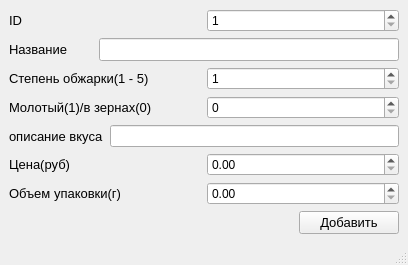
<?xml version="1.0" encoding="UTF-8"?>
<ui version="4.0">
 <class>MainWindow</class>
 <widget class="QMainWindow" name="MainWindow">
  <property name="geometry">
   <rect>
    <x>0</x>
    <y>0</y>
    <width>408</width>
    <height>257</height>
   </rect>
  </property>
  <property name="windowTitle">
   <string>MainWindow</string>
  </property>
  <widget class="QWidget" name="centralwidget">
   <layout class="QVBoxLayout" name="verticalLayout_2">
    <item>
     <layout class="QVBoxLayout" name="verticalLayout">
      <item>
       <layout class="QHBoxLayout" name="horizontalLayout_9">
        <item>
         <widget class="QLabel" name="label_6">
          <property name="font">
           <font>
            <pointsize>10</pointsize>
           </font>
          </property>
          <property name="text">
           <string>ID</string>
          </property>
         </widget>
        </item>
        <item>
         <widget class="QSpinBox" name="spinBox_4">
          <property name="minimum">
           <number>1</number>
          </property>
          <property name="maximum">
           <number>999999999</number>
          </property>
         </widget>
        </item>
       </layout>
      </item>
      <item>
       <layout class="QHBoxLayout" name="horizontalLayout">
        <item>
         <widget class="QLabel" name="label">
          <property name="font">
           <font>
            <pointsize>10</pointsize>
           </font>
          </property>
          <property name="text">
           <string>Название</string>
          </property>
         </widget>
        </item>
        <item>
         <widget class="QLineEdit" name="lineEdit">
          <property name="maximumSize">
           <size>
            <width>300</width>
            <height>16777215</height>
           </size>
          </property>
          <property name="font">
           <font>
            <pointsize>10</pointsize>
           </font>
          </property>
         </widget>
        </item>
       </layout>
      </item>
      <item>
       <layout class="QHBoxLayout" name="horizontalLayout_2">
        <item>
         <widget class="QLabel" name="label_2">
          <property name="font">
           <font>
            <pointsize>10</pointsize>
           </font>
          </property>
          <property name="text">
           <string>Степень обжарки(1 - 5)</string>
          </property>
         </widget>
        </item>
        <item>
         <widget class="QSpinBox" name="spinBox_2">
          <property name="minimum">
           <number>1</number>
          </property>
          <property name="maximum">
           <number>5</number>
          </property>
         </widget>
        </item>
       </layout>
      </item>
      <item>
       <layout class="QHBoxLayout" name="horizontalLayout_4">
        <item>
         <widget class="QLabel" name="label_4">
          <property name="font">
           <font>
            <pointsize>10</pointsize>
           </font>
          </property>
          <property name="text">
           <string>Молотый(1)/в зернах(0)</string>
          </property>
         </widget>
        </item>
        <item>
         <widget class="QSpinBox" name="spinBox_3">
          <property name="maximum">
           <number>1</number>
          </property>
         </widget>
        </item>
       </layout>
      </item>
      <item>
       <layout class="QHBoxLayout" name="horizontalLayout_3">
        <item>
         <widget class="QLabel" name="label_3">
          <property name="font">
           <font>
            <pointsize>10</pointsize>
           </font>
          </property>
          <property name="text">
           <string>описание вкуса</string>
          </property>
         </widget>
        </item>
        <item>
         <widget class="QLineEdit" name="lineEdit_2"/>
        </item>
       </layout>
      </item>
      <item>
       <layout class="QHBoxLayout" name="horizontalLayout_5">
        <item>
         <widget class="QLabel" name="label_7">
          <property name="font">
           <font>
            <pointsize>10</pointsize>
           </font>
          </property>
          <property name="text">
           <string>Цена(руб)</string>
          </property>
         </widget>
        </item>
        <item>
         <widget class="QDoubleSpinBox" name="doubleSpinBox_2">
          <property name="maximum">
           <double>99999.990000000005239</double>
          </property>
         </widget>
        </item>
       </layout>
      </item>
      <item>
       <layout class="QHBoxLayout" name="horizontalLayout_7">
        <item>
         <widget class="QLabel" name="label_8">
          <property name="font">
           <font>
            <pointsize>10</pointsize>
           </font>
          </property>
          <property name="text">
           <string>Объем упаковки(г)</string>
          </property>
         </widget>
        </item>
        <item>
         <widget class="QDoubleSpinBox" name="doubleSpinBox">
          <property name="maximum">
           <double>9999.989999999999782</double>
          </property>
         </widget>
        </item>
       </layout>
      </item>
      <item>
       <layout class="QHBoxLayout" name="horizontalLayout_6">
        <item>
         <widget class="QLabel" name="status">
          <property name="maximumSize">
           <size>
            <width>16777215</width>
            <height>20</height>
           </size>
          </property>
          <property name="text">
           <string/>
          </property>
         </widget>
        </item>
        <item>
         <widget class="QPushButton" name="pushButton">
          <property name="minimumSize">
           <size>
            <width>100</width>
            <height>0</height>
           </size>
          </property>
          <property name="maximumSize">
           <size>
            <width>75</width>
            <height>50</height>
           </size>
          </property>
          <property name="sizeIncrement">
           <size>
            <width>75</width>
            <height>0</height>
           </size>
          </property>
          <property name="font">
           <font>
            <pointsize>10</pointsize>
           </font>
          </property>
          <property name="text">
           <string>Добавить</string>
          </property>
         </widget>
        </item>
       </layout>
      </item>
     </layout>
    </item>
   </layout>
  </widget>
  <widget class="QMenuBar" name="menubar">
   <property name="geometry">
    <rect>
     <x>0</x>
     <y>0</y>
     <width>408</width>
     <height>21</height>
    </rect>
   </property>
  </widget>
  <widget class="QStatusBar" name="statusbar"/>
 </widget>
 <resources/>
 <connections/>
</ui>
